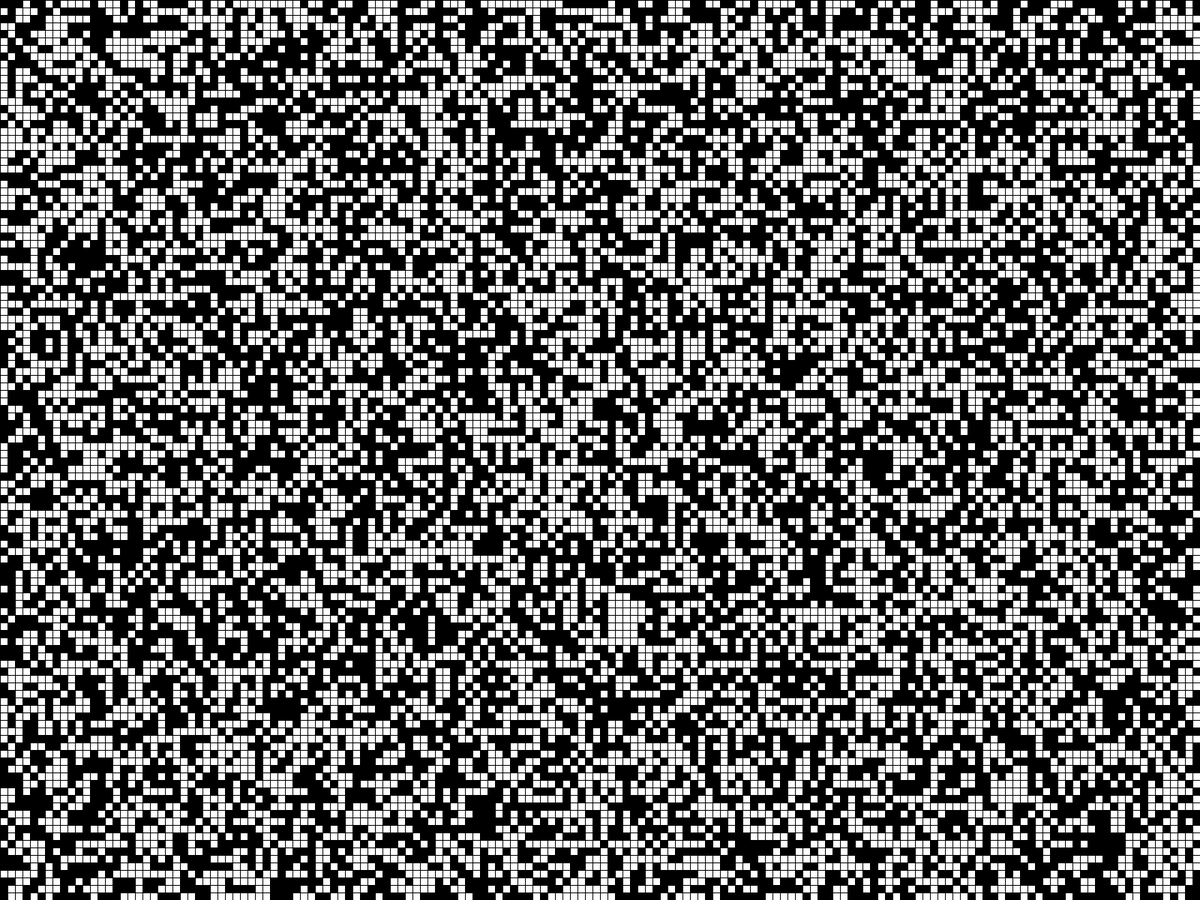
Frame 1 (no input)
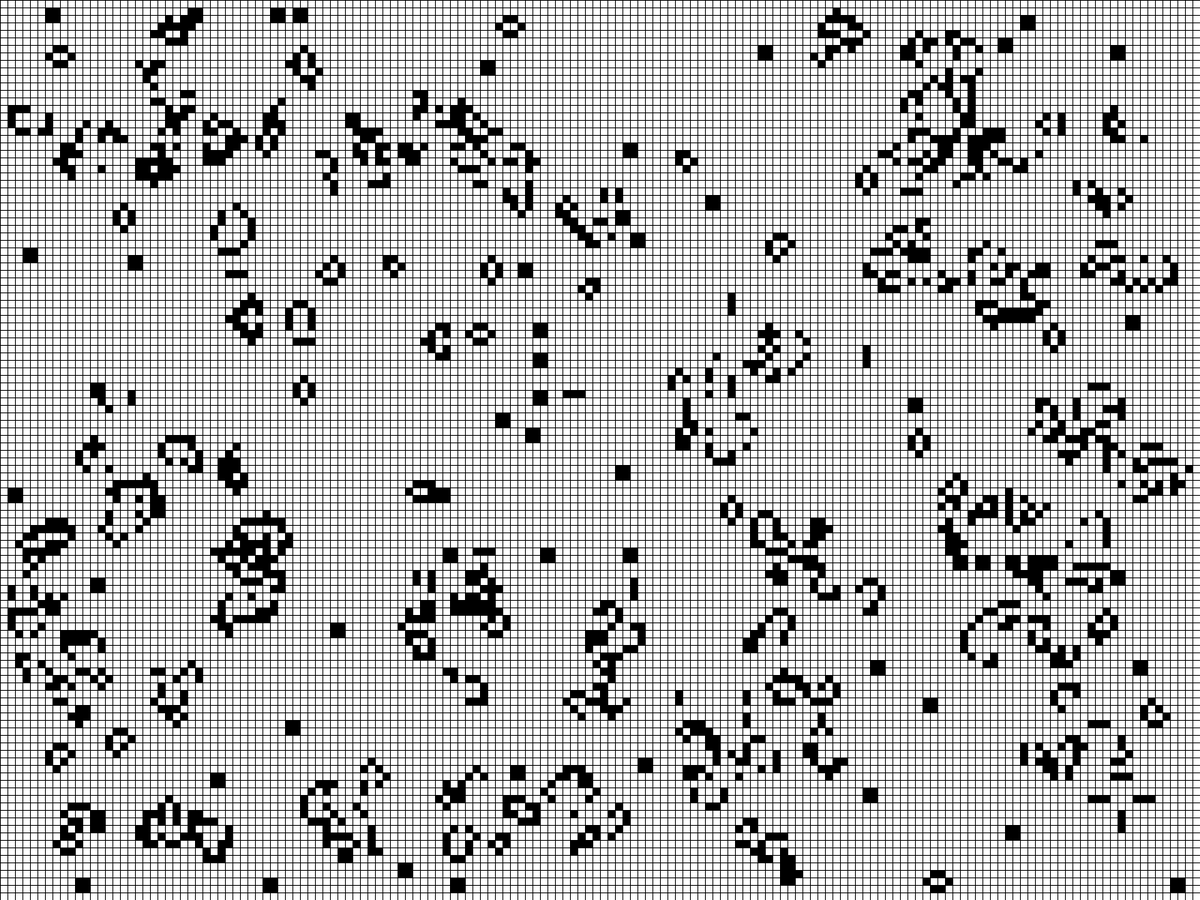
Frame 60 (the mouse pressed at the canvas centre just before this capture)
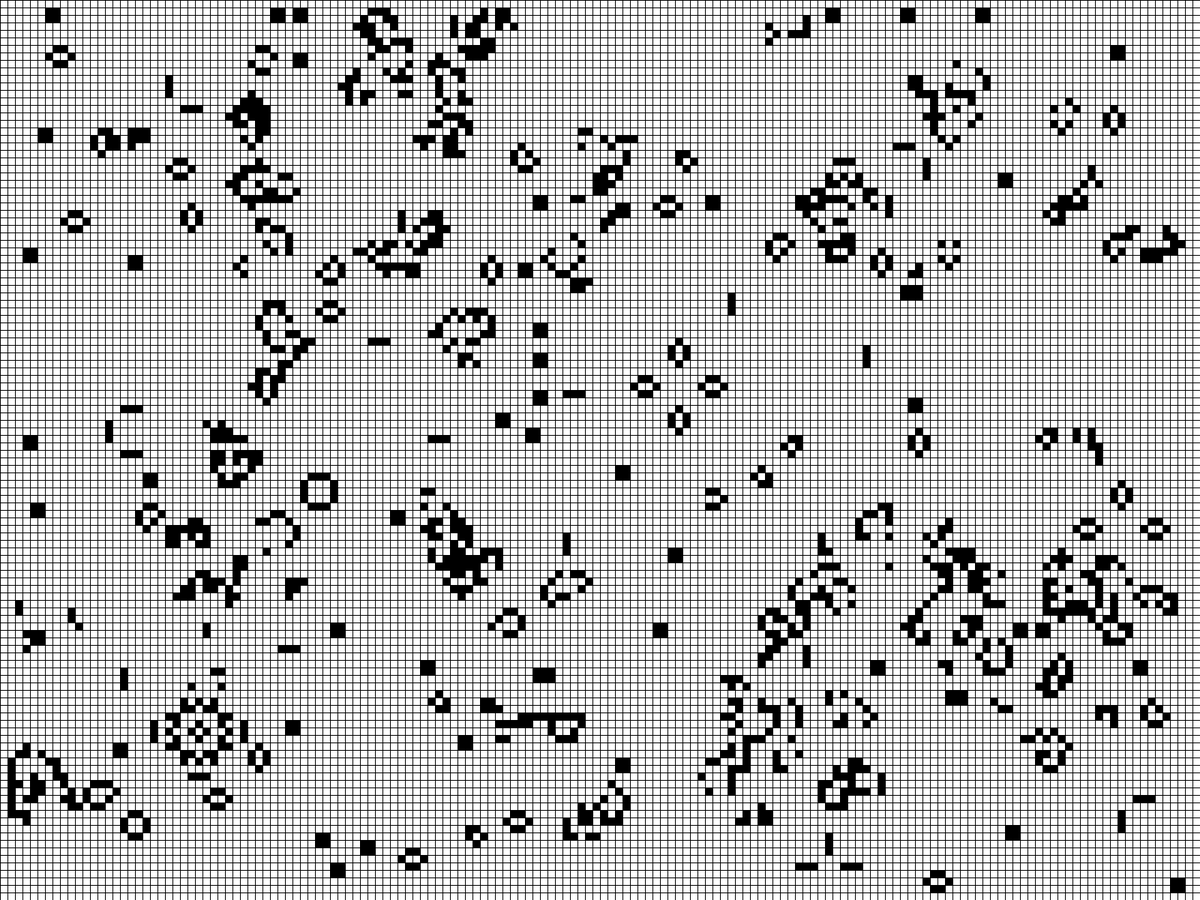
Frame 120 (the mouse held since frame 60 and released just before this capture)

The Processing sketch that drew these frames (run headless with seeded random() and noise(); from frame 60 on, the mouse is pressed at the canvas centre):

// Processing sketch: sketch_2DCA
// ── sketch_2DCA.pde
CA2D ca2d;
void setup(){
  fullScreen();
  ca2d = new CA2D();
}

void draw(){
  ca2d.display();
  ca2d.update();
}

//void mouseClicked(){
//  ca2d.update();
//}

// ── CA2D.pde
class CA2D {

  int w, cols, rows;
  int[][] current;

  CA2D() {
    w = 10;
    cols = width/w;
    rows = height/w;
    current = new int[cols][rows];

    //initialise a random variable in each thing
    for (int x = 0; x < cols; x++) {
      for (int y = 0; y < rows; y++) {
        current[x][y] = int(random(2));
      }
    }
  }

  void display() {
    //iterate through the current board
    for (int x = 0; x < cols; x++) {
      for (int y= 0; y < rows; y++) {
        // change colour depending on value of cell
        if (current[x][y] == 0) {  
          fill(255);
        } else {
          fill(0);
        }
        // draw a rectangle at that position
        rect(x*w, y*w, w, w);
      }
    }
  }

  void update() {
    // make a buffer board
    int[][] next = new int[cols][rows];

    //iterate through the current board, ignoring the borders
    for (int x = 1; x < cols - 1; x++) {
      for (int y = 1; y < rows - 1; y++) {
        //start a count for neighbours
        int neighbours = 0;

        //start a miniloop to check for neightbours at index -1, 0, 1
        for (int i = -1; i < 2; i++) {
          for (int j = -1; j < 2; j++) {
            neighbours += current[x+i][y+j];
          }
        }

        //subtract the current value of the cell
        neighbours -= current[x][y];

        //calculate the new value
        if ((current[x][y] == 1) && (neighbours > 3)) {
          next[x][y] = 0;
        } else if ((current[x][y] == 1) && (neighbours < 2)) {
          next[x][y] = 0;
        } else if ((current[x][y] == 0) && (neighbours == 3)) {
          next[x][y] = 1;
        } else next[x][y] = current[x][y];
      }
    }

    //overwrite the current state with the new state
    current = next;
  }
}
